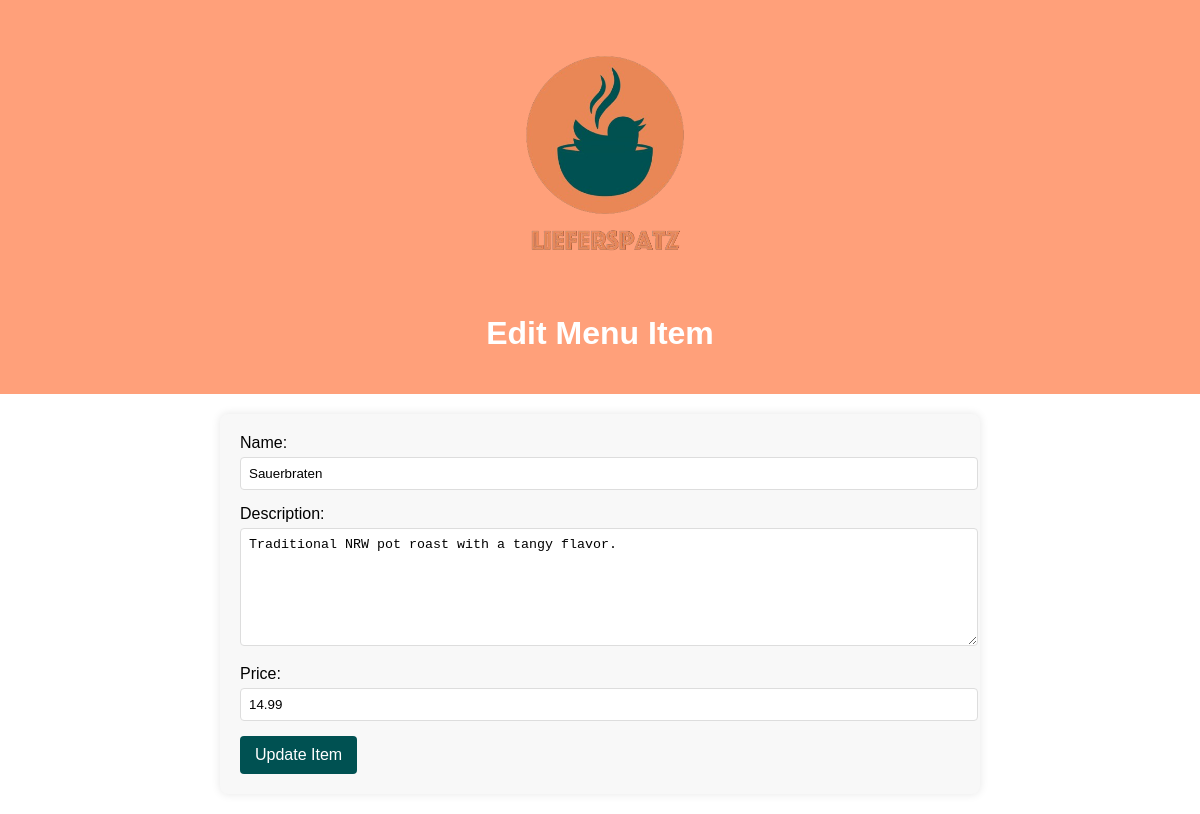
Page /edit_menu_item/1 (signed in) on the committed database.
### tables this page shows
CREATE TABLE "MenuItem" (
	"MenuItemID"	INTEGER,
	"RestaurantID"	INT,
	"Name"	VARCHAR(255),
	"Category"	VARCHAR(255),
	"Description"	VARCHAR(255),
	"Price"	DECIMAL(10, 2),
	"Picture"	VARCHAR(255),
	FOREIGN KEY("RestaurantID") REFERENCES "Restaurant"("RestaurantID"),
	PRIMARY KEY("MenuItemID" AUTOINCREMENT)
);

### main.py (the view)
@app.route('/edit_menu_item/<int:item_id>', methods=['GET', 'POST'])
def edit_menu_item(item_id):
    if 'user_id' not in session:
        flash('Please login to access this page.', 'warning')
        return redirect(url_for('login'))
    conn = get_db_connection()
    if request.method == 'POST':
        name = request.form.get('name', '')
        price = request.form.get('price', '')
        description = request.form.get('description', '')
        if not (name and price and description):
            flash('Please provide all required fields.', 'error')
            return redirect(url_for('edit_menu_item', item_id=item_id))
        conn.execute('UPDATE MenuItem SET Name = ?, Price = ?, Description = ? WHERE MenuItemID = ?',
                     (name, price, description, item_id))
        conn.commit()
        conn.close()
        flash('Menu item updated successfully!', 'success')
        return redirect(url_for('manage_menu'))  # Ensure 'manage_menu' is the correct redirect endpoint
    else:
        item = conn.execute('SELECT * FROM MenuItem WHERE MenuItemID = ?', (item_id,)).fetchone()
        if item is None:
            flash('Menu item not found.', 'error')
            return redirect(url_for('manage_menu'))  # Ensure 'manage_menu' is the correct redirect endpoint
        return render_template('EditMenuItem.html', item=item)

### main.py (called while the page is built)
def get_db_connection():
    conn = sqlite3.connect('C:/Users/M7MDKAN/Documents/UDE/5.Semester/Datenbanken Praktikum/Code/Project-FinalDB.db')
    conn.row_factory = sqlite3.Row
    return conn

### templates/EditMenuItem.html (shortened to what this page needs)
<!DOCTYPE html>
<html lang="en">
<head>
    <link rel="stylesheet" href="{{ url_for('static', filename='css/AddMenuItem.css') }}">
</head>
<body>
    <header>
        <div class="logo-container">
        <img src="{{ url_for('static', filename='images/1-LieferSpatz.jpg') }}" alt="Logo" class="header-logo"/></a>
        </div>
        <h1>Edit Menu Item</h1>
    </header>
    <div class="form-container">
        <form action="{{ url_for('edit_menu_item', item_id=item.MenuItemID) }}" method="post">
            <div class="form-group">
                <label for="name">Name:</label>
                <input type="text" id="name" name="name" value="{{ item.Name }}" required>
            </div>
            <div class="form-group">
                <label for="description">Description:</label>
                <textarea id="description" name="description" required>{{ item.Description }}</textarea>
            </div>
            <div class="form-group">
                <label for="price">Price:</label>
                <input type="number" id="price" name="price" value="{{ item.Price }}" step="0.01" required>
            </div>
            <button type="submit" class="submit-btn">Update Item</button>
        </form>
    </div>
</body>
</html>

### static/css/AddMenuItem.css (style rules this page uses)
body { font-family: Arial, sans-serif; background-color: white; margin: 0; padding: 0; }
header { background: #FFA07A; color: white; text-align: center; padding: 20px; }
.form-container { background-color: #f8f8f8; width: 60%; margin: 20px auto; padding: 20px; border-radius: 8px; box-shadow: 0 0 10px rgba(0, 0, 0, 0.1); }
.form-group { margin-bottom: 15px; }
.form-group label { display: block; margin-bottom: 5px; }
.form-group input[type="text"], .form-group input[type="number"], .form-group textarea { width: 100%; padding: 8px; border: 1px solid #ddd; border-radius: 4px; }
.form-group textarea { height: 100px; resize: vertical; }
.submit-btn { background-color: #005152; color: white; padding: 10px 15px; border: none; border-radius: 4px; cursor: pointer; font-size: 16px; }
.logo-container img { max-width: 250px; }

### rows in the picture
MenuItem: name "Sauerbraten", description "Traditional NRW pot roast with a tangy flavor.", price "14.99"
